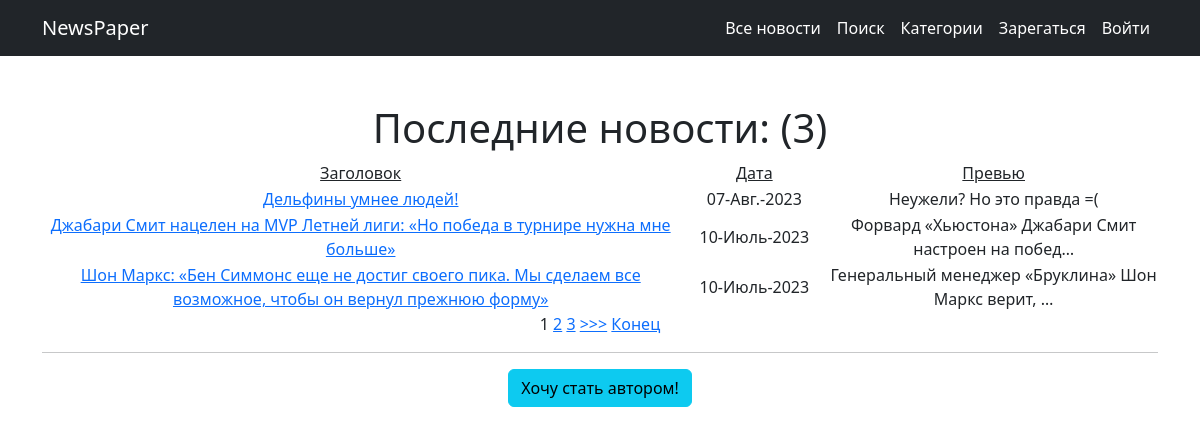
Before: /news/ with the older database file.
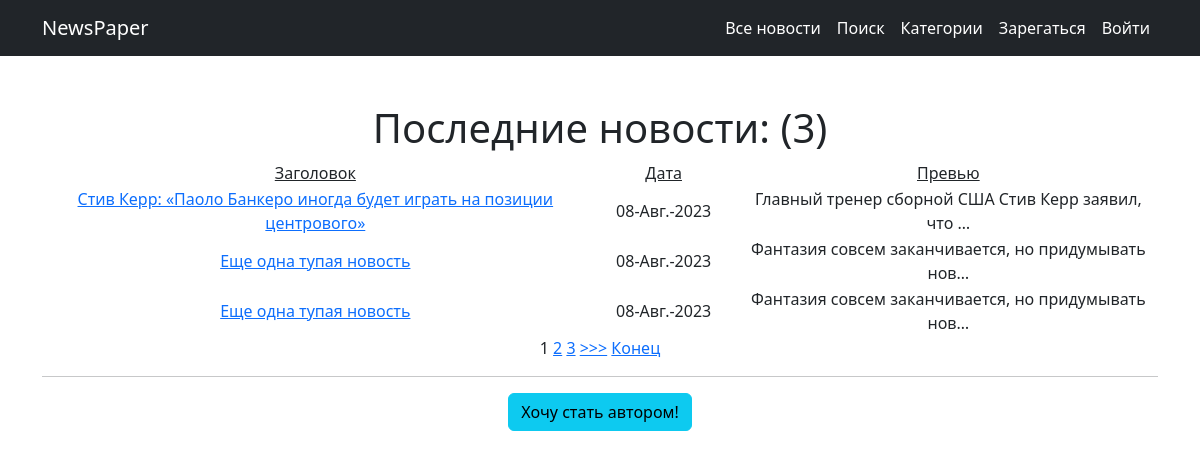
After: the same page with the newer database file.
### news/models.py (models this page shows, shortened)
class Post(models.Model):
    news = 'NW'
    article = 'AR'
    TYPES = [
        (news, 'Новость'),
        (article, 'Статья'),
    ]
    author = models.ForeignKey(Author, on_delete=models.CASCADE)
    categoryType = models.CharField(max_length=2, choices=TYPES, default=news)
    dateCreation = models.DateTimeField(auto_now_add=True)
    postCategory = models.ManyToManyField(Category, through='PostCategory')
    title = models.CharField(max_length=128)
    text = models.TextField()
    rating = models.SmallIntegerField(default=0)

### news/views.py (the view)
# urls.py: path('', cache_page(10)(NewsList.as_view()), name='news'),
class NewsList(ListView):
    model = Post
    template_name = 'news.html'
    context_object_name = 'news'
    queryset = Post.objects.order_by('-id')
    paginate_by = 3
    def get_context_data(self, **kwargs):
        context = super().get_context_data(**kwargs)
        context['is_not_premium'] = not self.request.user.groups.filter(name='authors').exists()
        return context

### news/templatetags/custom_filters.py (called while the page is built)
@register.filter(name='censor')
def censor(text):
    forbidden_vocabulary = ['nba', 'нба']
    for i in forbidden_vocabulary:
        text = text.replace(i, '<!запрещенная в РФ организация>')
        text = text.replace(i.upper(), '<!запрещенная в РФ организация>')
    return text

### templates/news.html (shortened to what this page needs)
{% extends 'default.html' %}
{% load custom_filters %}
{% block content %}
<h1>Последние новости: ({{ news|length }})</h1>
{% if news %}
<table>
    <tr>
        <td><u>Заголовок</u></td>
        <td width="150"><u>Дата</u></td>
        <td><u>Превью</u></td>
    </tr>
    {% for det_news in news %}
    <tr>
        <td>
            <a href="{% url 'news_detail' det_news.id %}">{{ det_news.title|censor }}</a>
        </td>
        <td>{{ det_news.dateCreation|date:'d-N-Y' }}</td>
        <td>{{ det_news.text|censor|truncatechars:50 }}</td>
    </tr>
    {% endfor %}
</table>
{% else %}
<h2>Новостей нет!</h2>
{% endif %}
{% if is_paginated %}
{% for num in page_obj.paginator.page_range %}
{% if page_obj.number == num %}
<a>{{ num }}</a>
{% elif num > page_obj.number|add:'-3' and num < page_obj.number|add:'3' %}
<a href="?page={{ num }}">{{ num }}</a>
{% endif %}
{% endfor %}
{% if page_obj.has_next %}
<a href="?page={{ page_obj.next_page_number }}">>>></a>
<a href="?page={{ page_obj.paginator.num_pages }}">Конец</a>
{% endif %}
{% endif %}
<hr>
{% if is_not_premium %}
<a class="btn btn-info" href="{% url 'getauthor' %}">
    Хочу стать автором!
</a>
{% else %}
<h3>
    Вы являетесь автором
</h3>
{% endif %}
{% endblock content %}

Changed rows visible on the page:
no longer on this page (row unchanged): Post: title|censor "Дельфины умнее людей!", dateCreation "07-Авг.-2023", text|censor "Неужели? Но это правда =("
no longer on this page (row unchanged): Post: title|censor "Джабари Смит нацелен на MVP Летней лиги: «Но победа в турнире нужна мне больше»", dateCreation "10-Июль-2023", text|censor "Форвард «Хьюстона» Джабари Смит настроен на побед…"
no longer on this page (row unchanged): Post: title|censor "Шон Маркс: «Бен Симмонс еще не достиг своего пика. Мы сделаем все возможное, чтобы он вернул прежнюю форму»", dateCreation "10-Июль-2023", text|censor "Генеральный менеджер «Бруклина» Шон Маркс верит, …"
added Post: title|censor "Стив Керр: «Паоло Банкеро иногда будет играть на позиции центрового»", dateCreation "08-Авг.-2023", text|censor "Главный тренер сборной США Стив Керр заявил, что …"
added Post: title|censor "Еще одна тупая новость", dateCreation "08-Авг.-2023", text|censor "Фантазия совсем заканчивается, но придумывать нов…"
added Post: title|censor "Еще одна тупая новость", dateCreation "08-Авг.-2023", text|censor "Фантазия совсем заканчивается, но придумывать нов…"
